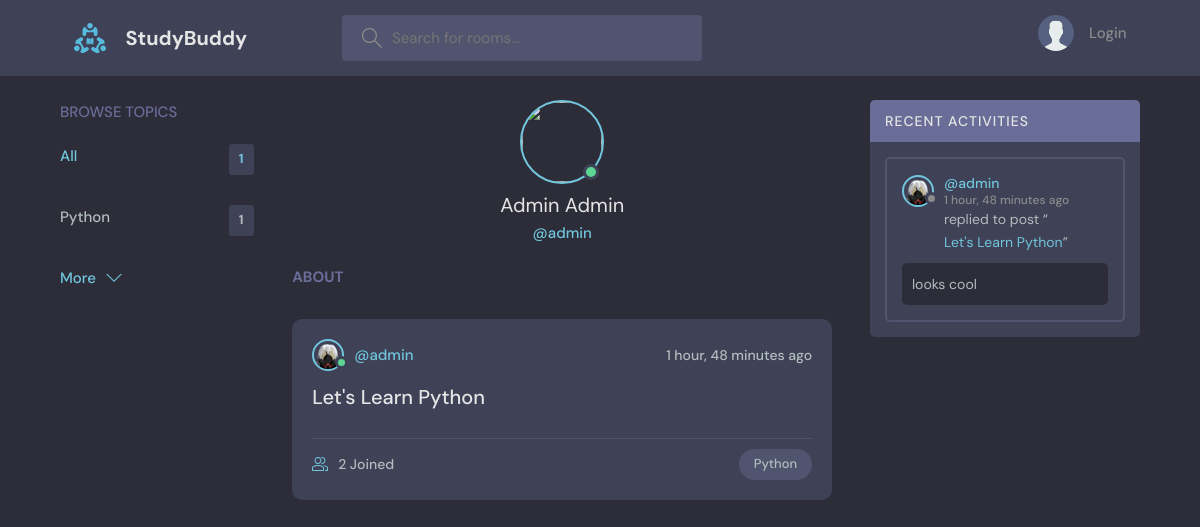
Page /profile/1/ on the committed database.
### base/models.py (models this page shows, shortened)
class Topic(models.Model):
    name = models.CharField(max_length=255)

class User(AbstractUser):
    name = models.CharField(max_length=255, null=True)
    email = models.EmailField(unique=True, null=True)
    bio = models.TextField(null=True)
    avatar = models.ImageField(null=True, default="avatar.svg")
    USERNAME_FIELD = 'email'
    REQUIRED_FIELDS = []

class Room(models.Model):
    host = models.ForeignKey(User, on_delete=models.SET_NULL, null=True)
    topic = models.ForeignKey(Topic, on_delete=models.SET_NULL, null=True)
    name = models.CharField(max_length=255)
    description = models.TextField(null=True, blank=True)
    participants = models.ManyToManyField(User, related_name='participants', blank=True)
    update = models.DateTimeField(auto_now=True)
    created = models.DateTimeField(auto_now_add=True)
    class Meta:
        ordering = ['-update', '-created']
    def __str__(self):
        return self.name

class Message(models.Model):
    user = models.ForeignKey(User, on_delete=models.CASCADE)
    room = models.ForeignKey(Room, on_delete=models.CASCADE)
    body = models.TextField()
    update = models.DateTimeField(auto_now=True)
    created = models.DateTimeField(auto_now_add=True)
    class Meta:
        ordering = ['-update', '-created']

### base/views.py (the view)
# urls.py: path('profile/<str:pk>/', views.userProfile, name="user-profile"),
def userProfile(request, pk):
    user = User.objects.get(id=pk)
    rooms = user.room_set.all()
    room_messages = user.message_set.all()
    topic = Topic.objects.all()
    context = {
        'user': user,
        'rooms': rooms,
        'room_messages': room_messages,
        'topic': topic,
    }
    return render(request, 'base/profile.html', context)

### base/templates/base/profile.html (shortened to what this page needs)
{% extends 'main.html' %}
{% block content %}
  <main class="profile-page layout layout--3">
    <div class="container">
      {% include 'base/topics_component.html' %}
      <div class="roomList">
        <div class="profile">
          <div class="profile__avatar">
            <div class="avatar avatar--large active">
              <img src="{{ request.user.avatar.url }}" />
            </div>
          </div>
          <div class="profile__info">
            <h3>{{ user.name.title }}</h3>
            <p>@{{ user.username }}</p>
          </div>
          <div class="profile__about">
            <h3>About</h3>
          </div>
        </div>
        {% include 'base/feeds_component.html' %}
      </div>
      {% include 'base/activity_component.html' %}
    </div>
  </main>
{% endblock content %}

### base/templates/base/topics_component.html
<div class="topics">
<div class="topics__header">
  <h2>Browse Topics</h2>
</div>
<ul class="topics__list">
  <li>
    <a href="{% url 'home' %}" class="active">All <span>{{ topic.count }}</span></a>
  </li>
  <li>
      {% for x in topic %}
      <a href="{% url 'home' %}?q={{ x.name }}"> {{ x.name }} <span>{{ x.room_set.all.count }}</span> </a>
      {% endfor %}
  </li>
</ul>
<a class="btn btn--link" href="{% url 'topic' %}">
  More
  <svg version="1.1" xmlns="http://www.w3.org/2000/svg" width="32" height="32" viewBox="0 0 32 32">
    <title>chevron-down</title>
    <path d="M16 21l-13-13h-3l16 16 16-16h-3l-13 13z"></path>
  </svg>
</a>
</div>

### base/templates/base/feeds_component.html (shortened to what this page needs)
{% for room in rooms %}
<div class="roomListRoom">
  <div class="roomListRoom__header">
    <a href="{% url 'user-profile' room.host.id %}" class="roomListRoom__author">
      <div class="avatar avatar--small active">
        <img src="{{ room.host.avatar.url }}" />
      </div>
      <span>@{{ room.host.username }}</span>
    </a>
    <div class="roomListRoom__actions">
      <span>{{ room.created|timesince }} ago</span>
    </div>
  </div>
  <div class="roomListRoom__content">
    <a href="{% url 'room' room.id %}">{{ room.name }}</a>
  </div>
  <div class="roomListRoom__meta">
    <a class="roomListRoom__joined">
      {{ room.message_set.count }} Joined
    </a>
    <p class="roomListRoom__topic">{{ room.topic.name }}</p>
  </div>
</div>
{% endfor %}

### base/templates/base/activity_component.html (shortened to what this page needs)
<div class="activities">
    <div class="activities__header">
      <h2>Recent Activities</h2>
    </div>
{% for m in room_messages %}
<div class="activities__box">
    <div class="activities__boxHeader roomListRoom__header">
        <a href="{% url 'user-profile' m.user.id %}" class="roomListRoom__author">
        <div class="avatar avatar--small">
        <img src="{{ m.user.avatar.url }}" />
        </div>
        <p>
        @{{ m.user.username }}
        <span>{{ m.created|timesince }} ago</span>
        </p>
        </a>
    </div>
    <div class="activities__boxContent">
        <p>replied to post “<a href="{% url 'room' m.room.id %}">{{ m.room }}</a>”</p>
            <div class="activities__boxRoomContent">
                {{ m.body }}
            </div>
    </div>
</div>
{% endfor %}
</div>

### rows in the picture
Topic: name "Python", room_set.all.count "1"
User: name "Admin Admin", username "admin"
Room: host.avatar (picture), host.username "admin", created "1 hour, 48 minutes", name "Let's Learn Python", message_set.count "2", topic.name "Python"
Message: user.avatar (picture), user.username "admin", created "1 hour, 48 minutes", room "Let's Learn Python", body "looks cool"

### other values in the picture
{{ topic.count }} "1"
